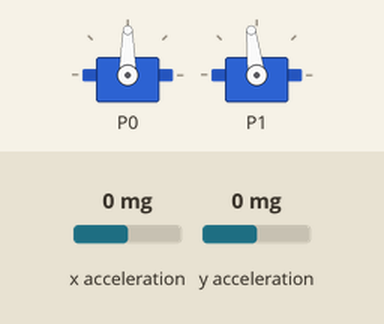
Simulated run of this program. Board: BBC micro:bit (MakeCode). On the bench: 2 × servo. The test bench sets the inputs (shaded band); at power-on: x acceleration 0 mg, y acceleration 0 mg.

Above: at 1.2 s.
1.3 s: x acceleration set to -1440 mg
At 2.5 s:
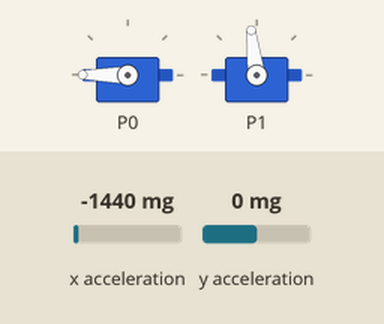
2.8 s: y acceleration set to -1440 mg
At 3.6 s:
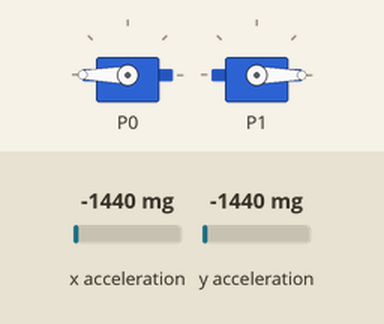
4.3 s: x acceleration set to -750 mg
At 4.6 s:
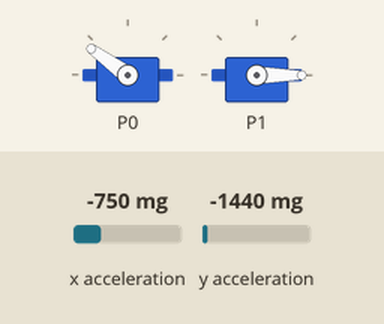
5.8 s: y acceleration set to -750 mg
At 6.2 s:
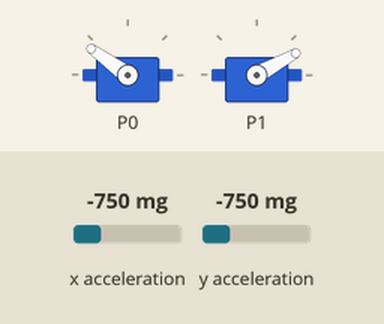
7.3 s: x acceleration set to 0 mg
At 8.3 s:
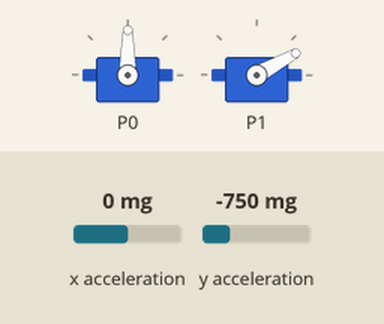
8.8 s: y acceleration set to 750 mg
At 9.3 s:
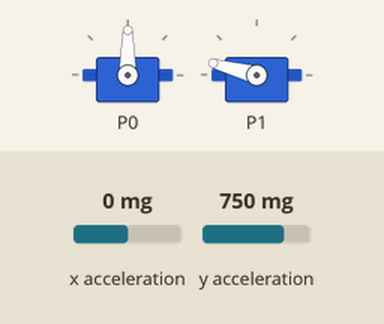
Timing chart, 0 to 11.3 s (numbered marks = the images above; inputs shaded):
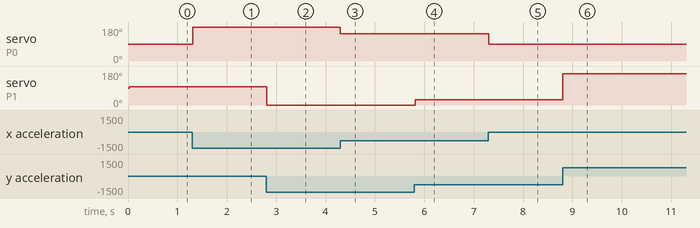

Measured:
- after the input at 1.3 s, servo on P0: 90° → 180° at once
- after the input at 2.8 s, servo on P1: 97° → 0° at once
- after the input at 4.3 s, servo on P0: 180° → 144° at once
- after the input at 5.8 s, servo on P1: 0° → 29° at once
- after the input at 7.3 s, servo on P0: 144° → 90° at once
- after the input at 8.8 s, servo on P1: 29° → 165° at once

The program:

main.ts
```typescript
let mapValue = 0
let item = 0
pins.servoWritePin(AnalogPin.P0, 90)
pins.servoWritePin(AnalogPin.P1, 90)
basic.forever(function () {
    item = input.acceleration(Dimension.X)
    mapValue = pins.map(
    item,
    -1025,
    1025,
    165,
    15
    )
    pins.servoWritePin(AnalogPin.P0, mapValue)
})
basic.forever(function () {
    item = input.acceleration(Dimension.Y)
    mapValue = pins.map(
    item,
    -1025,
    1025,
    5,
    190
    )
    pins.servoWritePin(AnalogPin.P1, mapValue)
})
```

test.ts
```typescript
// tu są testy; nie będzie to kompilowane, gdy ten pakiet będzie używany jako rozszerzenie.
```
